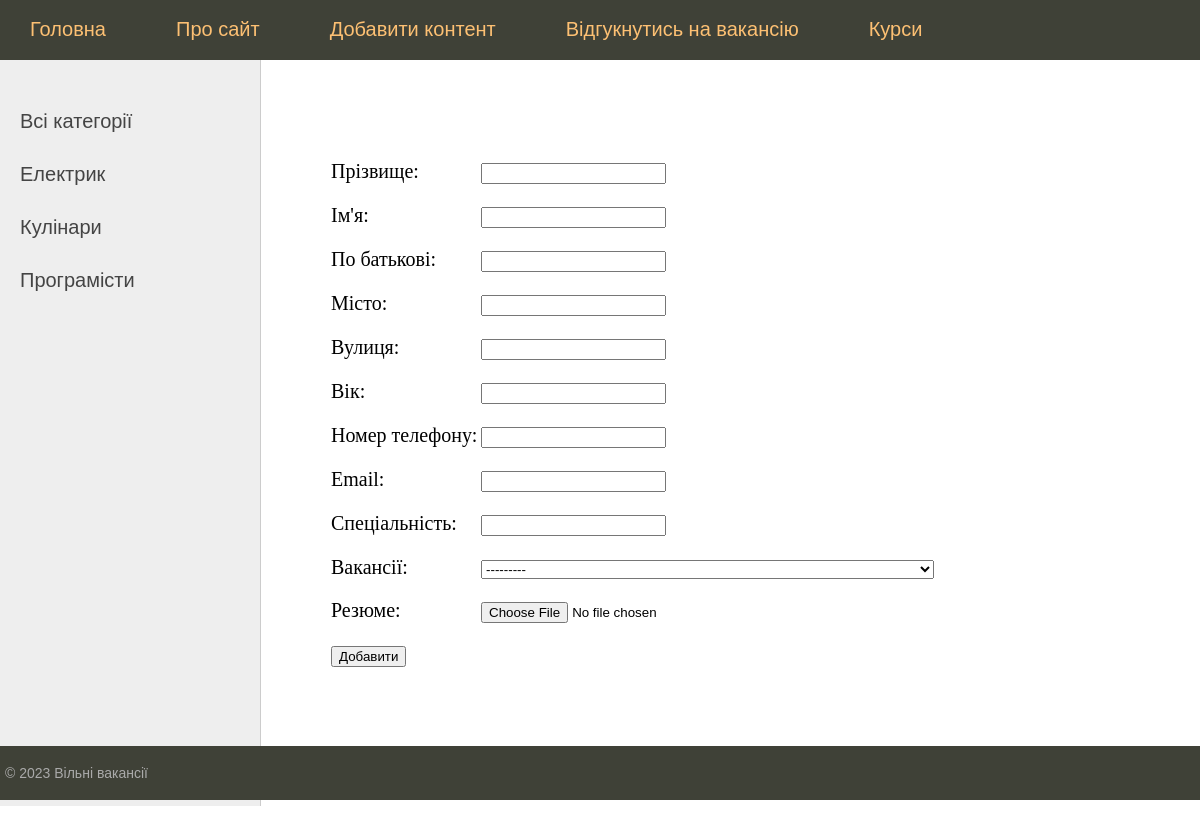
Page /contact/ on the committed database.
### vacancies/models.py (models this page shows, shortened)
class Profession(models.Model):
    name = models.CharField(max_length=100, db_index=True, verbose_name='Професія')
    def get_absolute_url(self):
        return  reverse('profession', kwargs={'pr_id': self.pk})
    class Meta:
        verbose_name = 'Професія'
        verbose_name_plural ='Професія'
        ordering = ['id']

### vacancies/views.py (the view)
# urls.py: path('contact/', contact, name='contact'),
def contact(request):
    if request.method == 'POST':
        form = UnemployedF(request.POST, request.FILES)
        user_menu = menu.copy()
        if not request.user.is_superuser:
            user_menu.pop(3)
        if form.is_valid():
            try:
                unemployed = form.save(commit=False)
                unemployed.kor = request.user  # Присвоєння значення kor
                unemployed.save()
                return redirect('home')
                form.save()
                return redirect('home')
            except:
                form.add_error(None, 'Помилка добавлення')
    else:
        form = UnemployedF()
    return render(request, 'vacancies/contact.html', {'form': form, 'menu': menu, 'title': 'Добавлення даних про користувача'})

### vacancies/forms.py (shortened to what this page needs)
class UnemployedF(forms.ModelForm):
   class Meta:
      model = Unemployed
      fields = '__all__'
      exclude = ['kor']

### vacancies/models.py (called while the page is built)
    def __str__(self):
        return self.posada

### vacancies/templatetags/vacancies_tag.py (called while the page is built)
@register.inclusion_tag('vacancies/list_categories.html')
def show_profession(sort:None, cat_selected=0):
    if not sort:
        cats = Profession.objects.all()
    else:
        cats = Profession.objects.order_by(sort)
    return {"cats": cats, "cat_selected": cat_selected}

### vacancies/templates/vacancies/contact.html (shortened to what this page needs)
{% extends 'vacancies/base.html' %}
     {% block vumogu %}
<form action="{% url 'contact' %}" method="post", enctype="multipart/form-data">
{% for f in form %}
<p><label class="form-label" for="{{ f.id_for_label }}">{{f.label}}: </label>{{ f }}</p>
{% endfor %}
    <button type="submit">Добавити</button>
</form>
{% endblock %}

### vacancies/templates/vacancies/list_categories.html
	{% for pr in cats %}
		{% if pr.pk == cat_selected %}
		<li class="selected">{{pr.name}}</li>
		{% else %}
		<li><a href="{{ pr.get_absolute_url }}">{{pr.name}}</a> </li>
		{% endif %}
		{% endfor %}

### vacancies/static/vacancies/css/styles.css (style rules this page uses)
html, body { font-family: 'Arial'; margin: 0; padding: 0; height: 100%; width: 100%; color: #444; }
a { color: #0059b2; text-decoration: none; }
.left-chapters ul li { margin: 30px 0 0 0; color: #999; }
.left-chapters ul li a { color: #444; text-decoration: none; }
.form-label { display: inline-block; min-width: 150px; vertical-align: top; }

### rows in the picture
Profession: name "Електрик"
Profession: name "Кулінари"
Profession: name "Програмісти"

### other values in the picture
{{ m.title }} "Головна" "Про сайт" "Добавити контент" "Відгукнутись на вакансію" "Курси"
{{ f.label }} "Прізвище" "Ім'я" "По батькові" "Місто" "Вулиця" "Вік" "Номер телефону" "Email" "Спеціальність" "Вакансії" "Резюме"
